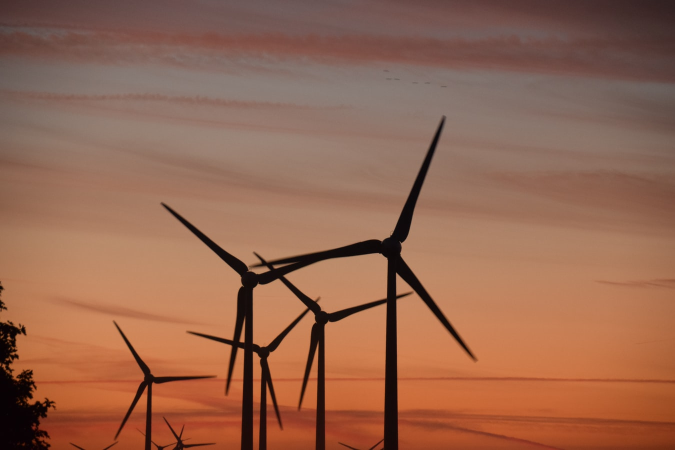
#> input picture colourpic.jpg, 1350 x 900 px (shown at 1/2 size)
$ python colour_detection.py --image colourpic.jpg
#> lines starting #> are read from the running program, lines starting #| are printed output that depends on the picture; after the words box and inside, x2 and y2 are one past the last pixel; in counts of white or black regions, pixels touching at a corner belong together
import argparse
import cv2
import pandas as pd
import numpy as np

ap = argparse.ArgumentParser()
ap.add_argument('-i', '--image', required=True, help="Image Path")
args = vars(ap.parse_args())
img_path = args['image']

#Reading image with opencv
img = cv2.imread(img_path)
#> img is the input picture: shape (900, 1350, 3); mean B, G, R 79.7, 102.3, 149.8

clicked = False
r = g = b = xpos = ypos = 0

index=["color","color_name","hex","R","G","B"]
csv = pd.read_csv('colors.csv', names=index, header=None)
#> (reads colors.csv from the repository)

def draw_function(event, x ,y , flags, param):
    """[Calculates RGB value of pixel that you double click.]

    Args:
        x ([int]): [x coord of mouse]
        y ([int]): [y coord of mouse]
    """
    if event == cv2.EVENT_LBUTTONDBLCLK:
        global b, g, r, xpos, ypos, clicked
        clicked = True
        xpos = x
        ypos = y
        b,g,r = img[y,x]
        b = int(b)
        g = int(g)
        r = int(r)

cv2.namedWindow('image')
cv2.setMouseCallback('image', draw_function)

def getColorName(R,G,B):
    """[Fetches name of colour from file]

    Args:
        R ([int]): [red value]
        G ([int]): [green value]
        B ([int]): [blue value]

    Returns:
        [str]: [colour name from file]
    """
    minimum = 10000
    for i in range(len(csv)):
        d = abs(R- int(csv.loc[i,"R"])) + abs(G- int(csv.loc[i,"G"]))+ abs(B- int(csv.loc[i,"B"]))
        if(d<=minimum):
            minimum = d
            cname = f'{csv.loc[i,"color_name"]} {csv.loc[i,"hex"]}'
    return cname

while(1):
    cv2.imshow("image",img)
    #exit message
    text = "Press ESC to exit"
    cv2.putText(img, text,(50,100),2,1,(255,255,255),2,cv2.LINE_AA)
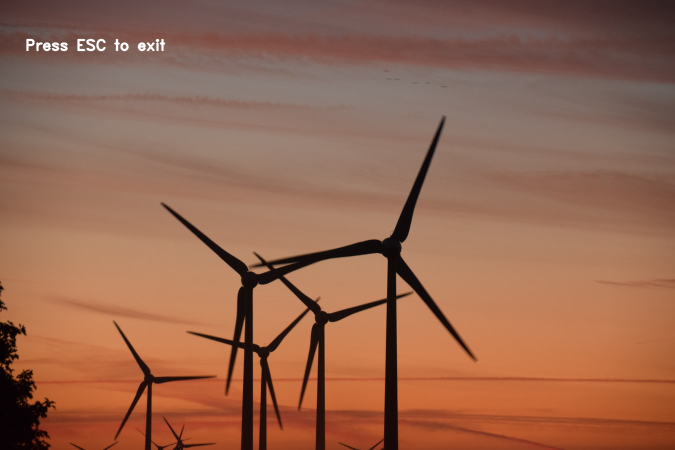
#> img: shape (900, 1350, 3) (shown at 1/2 size); 0.27% of pixels changed, all inside (x1, y1, x2, y2) = (52, 77, 331, 103)

    if (clicked):
        cv2.rectangle(img,(20,20), (750,60), (b,g,r), -1)
        text = getColorName(r,g,b) + ' R='+ str(r) + ' G='+ str(g) + ' B='+ str(b)
        cv2.putText(img, text,(50,50),2,0.8,(255,255,255),2,cv2.LINE_AA)
        #For very light colours we will display text in black colour
        if(r+g+b>=600):
            cv2.putText(img, text,(50,50),2,0.8,(0,0,0),2,cv2.LINE_AA)
        clicked=False
    #Break the loop when user hits 'esc' key
    if cv2.waitKey(20) & 0xFF == 27:
#> (key Esc is pressed here)
        break
cv2.destroyAllWindows()
